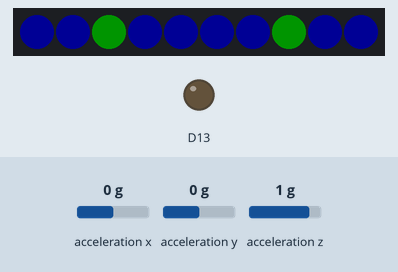
A sketch run on a simulated Adafruit Circuit Playground Express. Shown: 10 RGB LEDs in strip order, left to right, output pins drawn as LEDs (lit = HIGH). The inputs (shaded band) are chosen by the test bench; at power-on: acceleration x 0 g, acceleration y 0 g, acceleration z 1 g. Dim RGB values are drawn brighter than linear.

Above: at 1.8 s.
1.9 s: acceleration x set to -0.2 g
At 2.6 s:
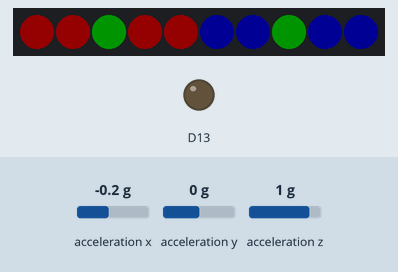
3.5 s: acceleration y set to -0.2 g
At 4.5 s:
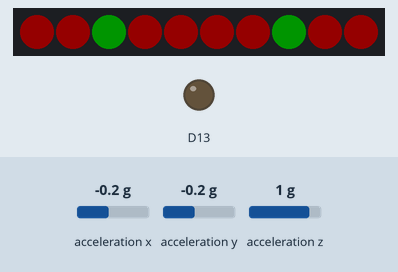
5.5 s: acceleration z set to -1.4 g
At 6.3 s:
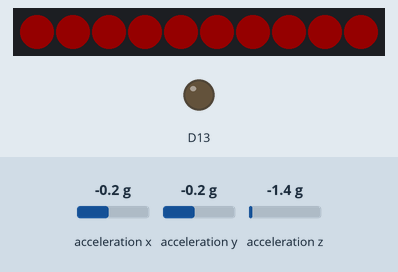
7.5 s: acceleration x set to 0 g
At 9.2 s:
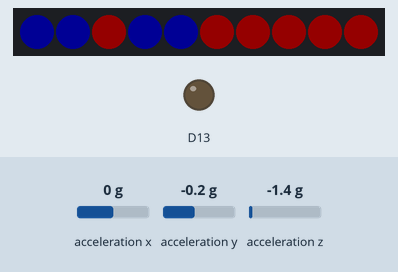
9.5 s: acceleration x set to -1.4 g
At 11.2 s:
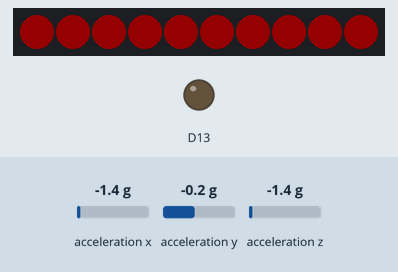
11.5 s: acceleration x set to 0.1 g
At 13.1 s:
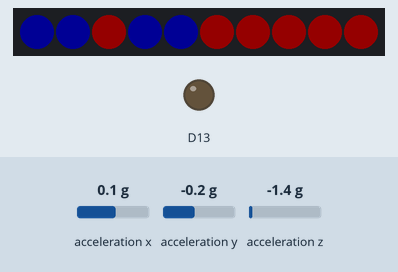
Timing chart, 0 to 14.5 s (numbered marks = the images above; inputs shaded):
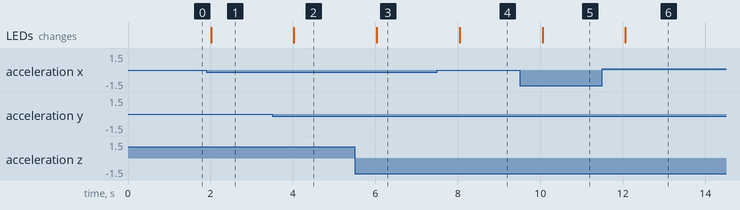

The sketch:

lights_to_xyz.ino
```cpp
// Name: lights_to_xyz
// indicates the motion of a Adafruit Circuit Playground with colours corresponding to
// gyroscope value; lights 0,1,3,4 indicate the x value, lights 5,6,8,9 indicate the
// y value, lights 2 & 7 indicate the z value.

#include <Adafruit_CircuitPlayground.h>

float X, Y, Z;

void setup() {
  CircuitPlayground.begin();
  Serial.begin(9600);
}

void loop() {
  X = CircuitPlayground.motionX();
  Y = CircuitPlayground.motionY();
  Z = CircuitPlayground.motionZ();

  // if x, y, or z are a value greater than 1, their respective lights turn green
  // if thte directional value is less than 0, their respective lights turn red
  // any values in between are indicated by a blue light.
  if (X > 1) {
    for (int i = 0; i < 5; i++) CircuitPlayground.setPixelColor(i, 0, 255, 0);
  } else if (X < 0) {
    for (int i = 0; i < 5; i++) CircuitPlayground.setPixelColor(i, 255, 0, 0);
  } else {
    for (int i = 0; i < 5; i++) CircuitPlayground.setPixelColor(i, 0, 0, 255);
  }

  if (Y > 1) {
    for (int i = 5; i < 10; i++) CircuitPlayground.setPixelColor(i, 0, 255, 0);
  } else if (Y < 0) {
    for (int i = 5; i < 10; i++) CircuitPlayground.setPixelColor(i, 255, 0, 0);
  } else {
    for (int i = 5; i < 10; i++) CircuitPlayground.setPixelColor(i, 0, 0, 255);
  }

  if (Z > 1) {
    for (int i = 2; i < 10; i = i + 5) CircuitPlayground.setPixelColor(i, 0, 255, 0);
  } else if (Z < 0) {
    for (int i = 2; i < 10; i = i + 5) CircuitPlayground.setPixelColor(i, 255, 0, 0);
  } else {
    for (int i = 2; i < 10; i = i + 5) CircuitPlayground.setPixelColor(i, 0, 0, 255);
  }

  delay(1000);
}
```

Measured:
- the behaviour switches between 0 and -0.1 g on acceleration x (found by bisection; images 0 and 1)
- the behaviour switches between 0 and -0.1 g on acceleration y (found by bisection; images 1 and 2)
- after the input at 1.9 s, the LEDs: change after 0.11 s (image 1)
- after the input at 3.5 s, the LEDs: change after 0.52 s (image 2)
- after the input at 5.5 s, the LEDs: change after 0.53 s (image 3)
- after the input at 7.5 s, the LEDs: change after 0.54 s (image 4)
- after the input at 9.5 s, the LEDs: change after 0.55 s (image 5)
- after the input at 11.5 s, the LEDs: change after 0.56 s (image 6)
